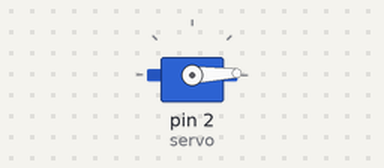
Simulated run of this sketch. Board: Arduino Uno, built with avr-gcc and run on an emulated ATmega328P. Parts: servo.

Above: at 2.05 s.
At 3.3 s:
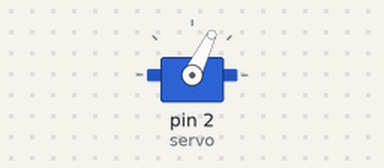
At 3.95 s:
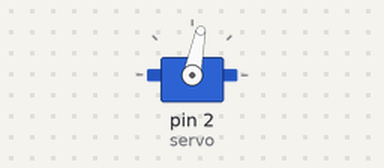
At 4.6 s:
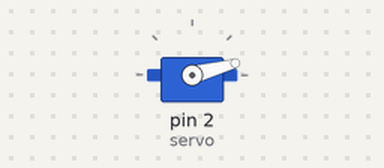
Timing chart, 0 to 8.3 s (numbered marks = the images above):
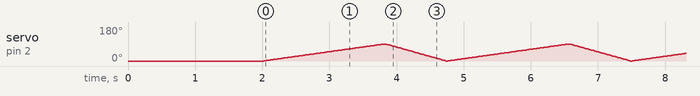

The sketch:

code1.ino
```cpp
#include <Servo.h>
Servo servo;

void setup() {
  servo.attach(2); //D4
  servo.write(0);
  delay(2000);
}

void loop() {
  for(int i=0; i<=90; i++) {
    servo.write(i);
    delay(20);
  }
  for(int i=90; i>=0; i--) {
    servo.write(i);
    delay(10);
  }
}
```
